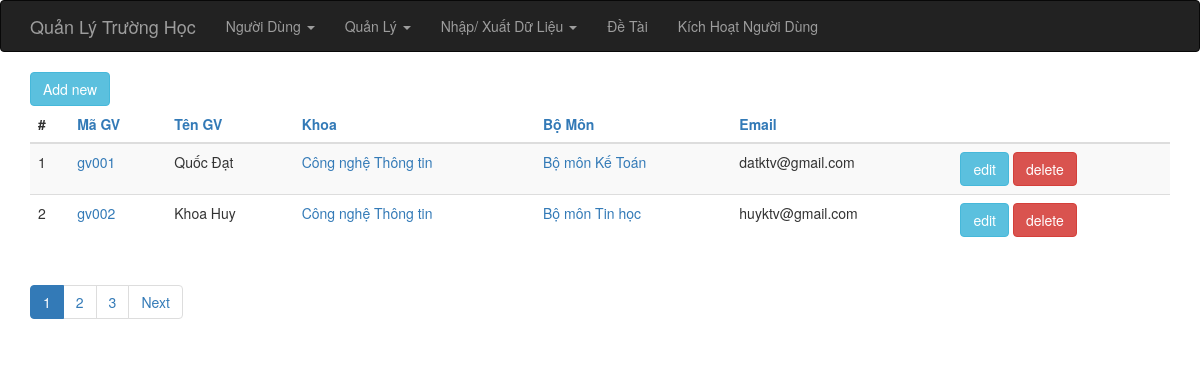
Screenshot of /index.php?op=gv_list (signed in) with the database file from the repository.
### tables this page shows
CREATE TABLE IF NOT EXISTS `giang_vien` (
  `id` int(6) unsigned NOT NULL AUTO_INCREMENT,
  `ma_giang_vien` varchar(255) NOT NULL,
  `ho_ten` varchar(255) NOT NULL,
  `khoa_id` int(6) DEFAULT NULL,
  `bo_mon_id` int(6) DEFAULT NULL,
  `email` varchar(255) DEFAULT NULL,
  PRIMARY KEY (`id`)
);

CREATE TABLE IF NOT EXISTS `khoa` (
  `id` int(6) unsigned NOT NULL AUTO_INCREMENT,
  `ten_khoa` varchar(255) NOT NULL,
  PRIMARY KEY (`id`)
);

CREATE TABLE IF NOT EXISTS `bo_mon` (
  `id` int(6) unsigned NOT NULL AUTO_INCREMENT,
  `ten_mon` varchar(255) NOT NULL,
  `mota` text,
  `khoa_id` int(6) DEFAULT NULL,
  PRIMARY KEY (`id`)
);

### index.php (called while the page is built, shortened)
<?php
require_once 'controller/IndexController.php';
$controller = new IndexController();
$controller->handleRequest();
?>

### model/BoMonGateway.php (called while the page is built, shortened)
<?php
class BoMonGateway {
    public function selectAll($order, $start, $limit) {
        $dbOrder =  mysql_real_escape_string($order);
        $dbres = mysql_query("SELECT * FROM bo_mon ORDER BY $dbOrder ASC limit {$start},{$limit}");
        $data = array();
        while ( ($obj = mysql_fetch_object($dbres)) != NULL ) {
            $data[] = $obj;
        }
        return $data;
    }
}
?>

### model/BoMonService.php (called while the page is built, shortened)
<?php
require_once 'model/BoMonGateway.php';
class BoMonService {
    private $index = NULL;
    private $bomonGateway    = NULL;
    public function __construct() {
        $this->index = new IndexService();
        $this->bomonGateway = new bomonGateway();
    }
    public function getAll($order, $start, $limit) {
        try {
            $this->index->openDb();
            $res = $this->bomonGateway->selectAll($order, $start, $limit);
            $this->index->closeDb();
            return $res;
        } catch (Exception $e) {
            $this->index->closeDb();
            throw $e;
        }
    }
}
?>

### model/GVGateway.php (called while the page is built, shortened)
<?php
class GVGateway {
    public function allRecord() {
        $dbres = mysql_query("SELECT * FROM giang_vien");
        return mysql_num_rows($dbres);
    }
    public function selectAll($order, $start, $limit) {
        if ( !isset($order) ) {
            $order = "ma_giang_vien";
        }
        $dbOrder =  mysql_real_escape_string($order);
        $dbres = mysql_query("SELECT * FROM giang_vien ORDER BY $dbOrder ASC limit {$start},{$limit}");
        $data = array();
        while ( ($obj = mysql_fetch_object($dbres)) != NULL ) {
            $data[] = $obj;
        }
        return $data;
    }
}
?>

### model/GVService.php (called while the page is built, shortened)
<?php
require_once 'model/GVGateway.php';
class GVService {
    private $index = NULL;
    private $GVGateway    = NULL;
    public function __construct() {
        $this->index = new IndexService();
        $this->GVGateway = new GVGateway();
    }
    public function totalRecord()
    {
        try {
            $this->index->openDb();
            $res = $this->GVGateway->allRecord();
            $this->index->closeDb();
            return $res;
        } catch (Exception $e) {
            $this->index->closeDb();
            throw $e;
        }
    }
    public function getAll($order, $start, $limit) {
        try {
            $this->index->openDb();
            $res = $this->GVGateway->selectAll($order, $start, $limit);
            $this->index->closeDb();
            return $res;
        } catch (Exception $e) {
            $this->index->closeDb();
            throw $e;
        }
    }
}
?>

### model/KhoaService.php (called while the page is built, shortened)
<?php
require_once 'model/KhoaGateway.php';
class KhoaService {
    private $index = NULL;
    private $khoaGateway    = NULL;
    public function __construct() {
        $this->index = new IndexService();
        $this->khoaGateway = new KhoaGateway();
    }
    public function getAll($order, $start, $limit) {
        try {
            $this->index->openDb();
            $res = $this->khoaGateway->selectAll($order, $start, $limit);
            $this->index->closeDb();
            return $res;
        } catch (Exception $e) {
            $this->index->closeDb();
            throw $e;
        }
    }
}
?>

### model/KhoaGateway.php (called while the page is built, shortened)
<?php
class KhoaGateway {
    public function selectAll($order, $start, $limit) {
        $dbOrder =  mysql_real_escape_string($order);
        $dbres = mysql_query("SELECT * FROM khoa ORDER BY $dbOrder ASC limit {$start},{$limit}");
        $data = array();
        while ( ($obj = mysql_fetch_object($dbres)) != NULL ) {
            $data[] = $obj;
        }
        return $data;
    }
}
?>

### view/giangvien/list.php (the view)
<?php require_once(realpath($_SERVER["DOCUMENT_ROOT"]) .'/school/view/include/header.php');?>
<?php
    $Pagination = new Pagination();
?>
<div class="container">
    <div><a href="index.php?op=gv_new" class="btn btn-info">Add new</a></div>
    <?php if ( count($data) > 0 ) { ?>
    <table class="table table-striped">
        <thead>
        <tr>
            <th>#</th>
            <th><a href="?op=gv_list&orderby=ma_giang_vien">Mã GV</a></th>
            <th><a href="?op=gv_list&orderby=ho_ten">Tên GV</a></th>
            <th><a href="?op=gv_list&orderby=khoa_id">Khoa</a></th>
            <th><a href="?op=gv_list&orderby=bo_mon_id">Bộ Môn</a></th>
            <th><a href="?op=gv_list&orderby=email">Email</a></th>
            <th>&nbsp;</th>
        </tr>
        </thead>
        <tbody>
        <?php $i = 0; foreach ($data as $item): $i++;?>
            <tr>
                <td><?php echo $i;?></td>
                <td><a href="index.php?op=gv_show&id=<?php echo $item->id; ?>"><?php echo $item->ma_giang_vien; ?></a></td>
                <td><?php echo $item->ho_ten?></td>
                <td>
                    <a href="index.php?op=khoa_show&id=<?php echo $item->khoa_id; ?>">
                        <?php foreach ($khoaList as $khoa) {
                            if ( $item->khoa_id == $khoa->id ) {
                                echo $khoa->ten_khoa;
                            }
                        }; ?>
                    </a>
                </td>
                <td>
                    <a href="index.php?op=bomon_show&id=<?php echo $item->bo_mon_id; ?>">
                        <?php foreach ($BMList as $bm) {
                            if ( $item->bo_mon_id == $bm->id ) {
                                echo $bm->ten_mon;
                            }
                        }; ?>
                    </a>
                </td>
                <td><?php echo $item->email; ?></td>
                <td>
                    <a href="index.php?op=gv_edit&id=<?php echo $item->id; ?>" class="btn btn-info">edit</a>
                    <a href="index.php?op=gv_delete&id=<?php echo $item->id; ?>" class="btn btn-danger" onclick="return checkDel()">delete</a>
                </td>
            </tr>
        <?php endforeach; ?>
        </tbody>
    </table>
    <ul class="pagination">
        <?php echo $Pagination->listPages($totalPages); ?>
    </ul>
    <?php } else { ?>
        <h5>Empty list.</h5>
    <?php } ?>
</div>
<?php require_once(realpath($_SERVER["DOCUMENT_ROOT"]) .'/school/view/include/footer.php');?>

### libs/css/style.css (style rules this page uses)
html, body { height: 100%; }
.page-wrap .container { background: #fff; }

### rows the page displays
giang_vien: ma_giang_vien "gv001", ho_ten "Quốc Đạt", email "datktv@gmail.com"
khoa: ten_khoa "Công nghệ Thông tin"
bo_mon: ten_mon "Bộ môn Kế Toán"
giang_vien: ma_giang_vien "gv002", ho_ten "Khoa Huy", email "huyktv@gmail.com"
bo_mon: ten_mon "Bộ môn Tin học"
